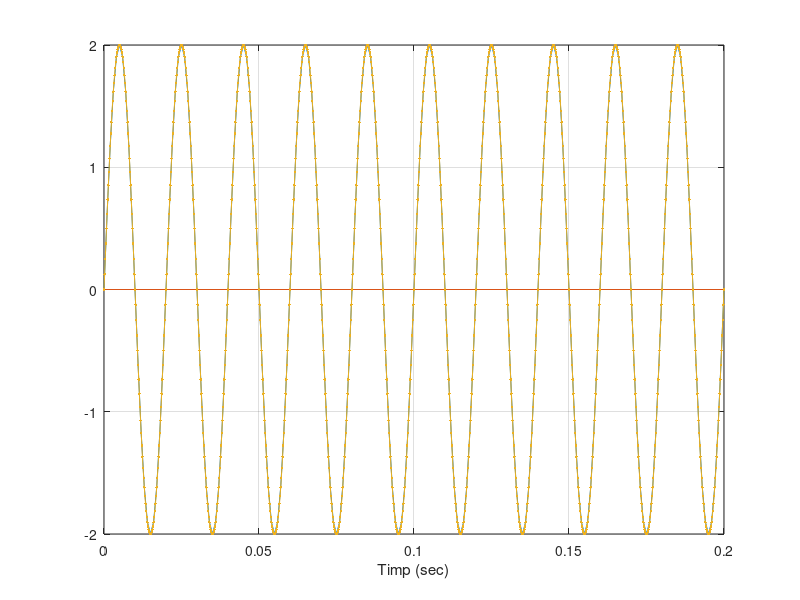
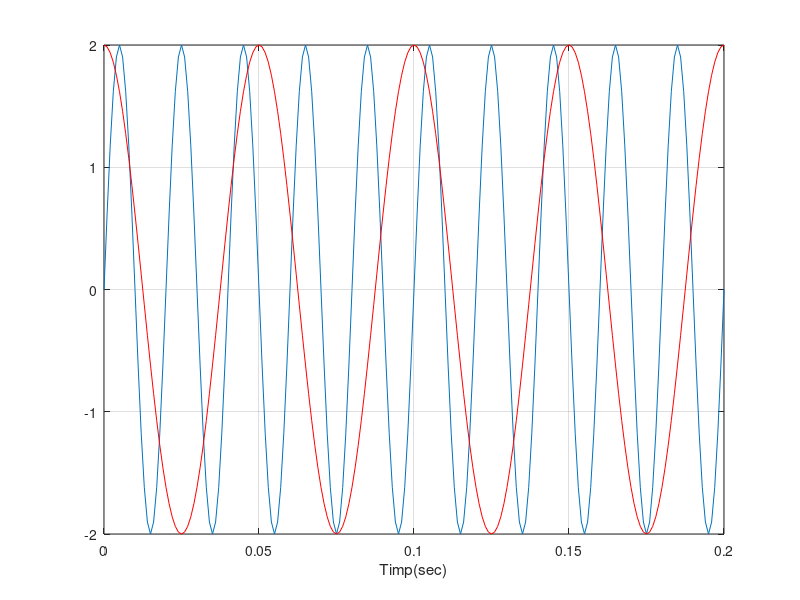

The MATLAB source for these figures, in order:
%E5
%a
figure(1);
F = 50;
t1 = 0:0.001:0.2; 
s1 = 2*sin(2*pi*F*t1);
plot(t1,s1,'.-'),xlabel('Timp (sec)'),grid
hold on %permite afisarea pe acelasi grafic
t2 = 0:0.01:0.2;
s2 = 2*sin(2*pi*F*t2);
plot(t2,s2,'.-'),xlabel('Timp (sec)'),grid
hold on %permite afisarea pe acelasi grafic
t3 = 0:0.0002:0.2;
s3 = 2*sin(2*pi*F*t3);
plot(t3,s3,'.-'),xlabel('Timp (sec)'),grid

%Reprezentarea grafica a semnalului sinusoidal depinde de pasul de variatie,
%pentru o rezolutie temporala mai mica, sinusul fiind mai bine definit.

%b 
perioada=0.0454-0.0252 %diferenta dintre doua maxime consecutive
%Perioada in fiecare dintre cele 3 cazuri ramane aceeasi deoarece am
%modificat doar pasul de variatie, perioada nefiind dependenta de acesta.

%c
figure(2);
x1 = 2*sin(2*pi*50*t1); %se genereaza semnalul sinus de frcventa 50Hz
x2 = 2*cos(2*pi*20*t1); %se genereaza semnalul cosinus de frcventa 20Hz
plot(t1,x1),xlabel('Timp(sec)'),grid 
%se reprezinta semnalul sinus in functie de timpul t1
%eticheta pe axa absciselor este 'Time (sec)'
%se genereaza linii de grila
hold on %se afiseaza pe acelasi grfic
plot(t1,x2,'-r') %semnalul cosinus va fi reprezentat cu culoare rosie datorita lui '-r' (=red)



